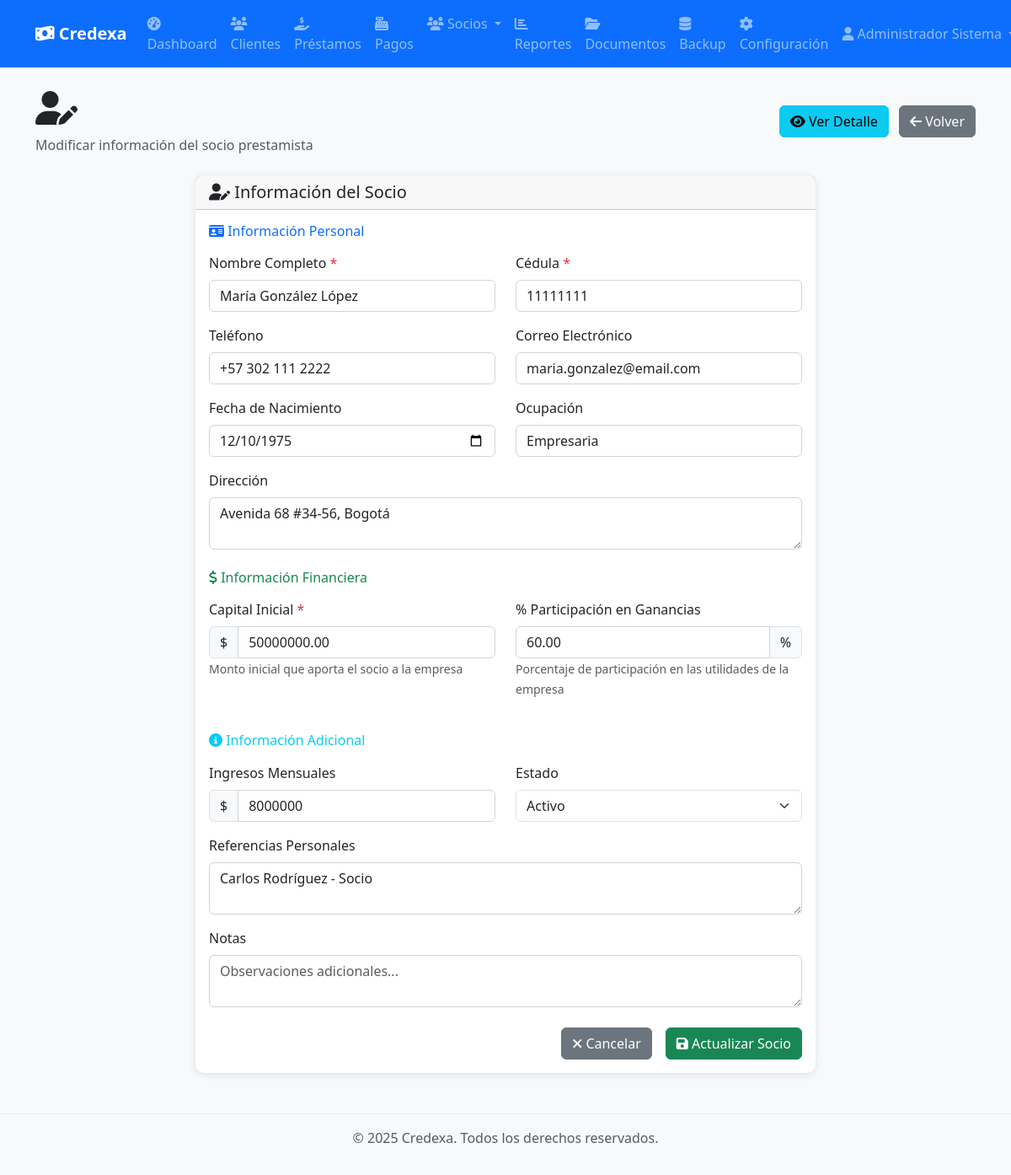
/api/socios/1/editar (signed in), run on an earlier commit of the app's database.
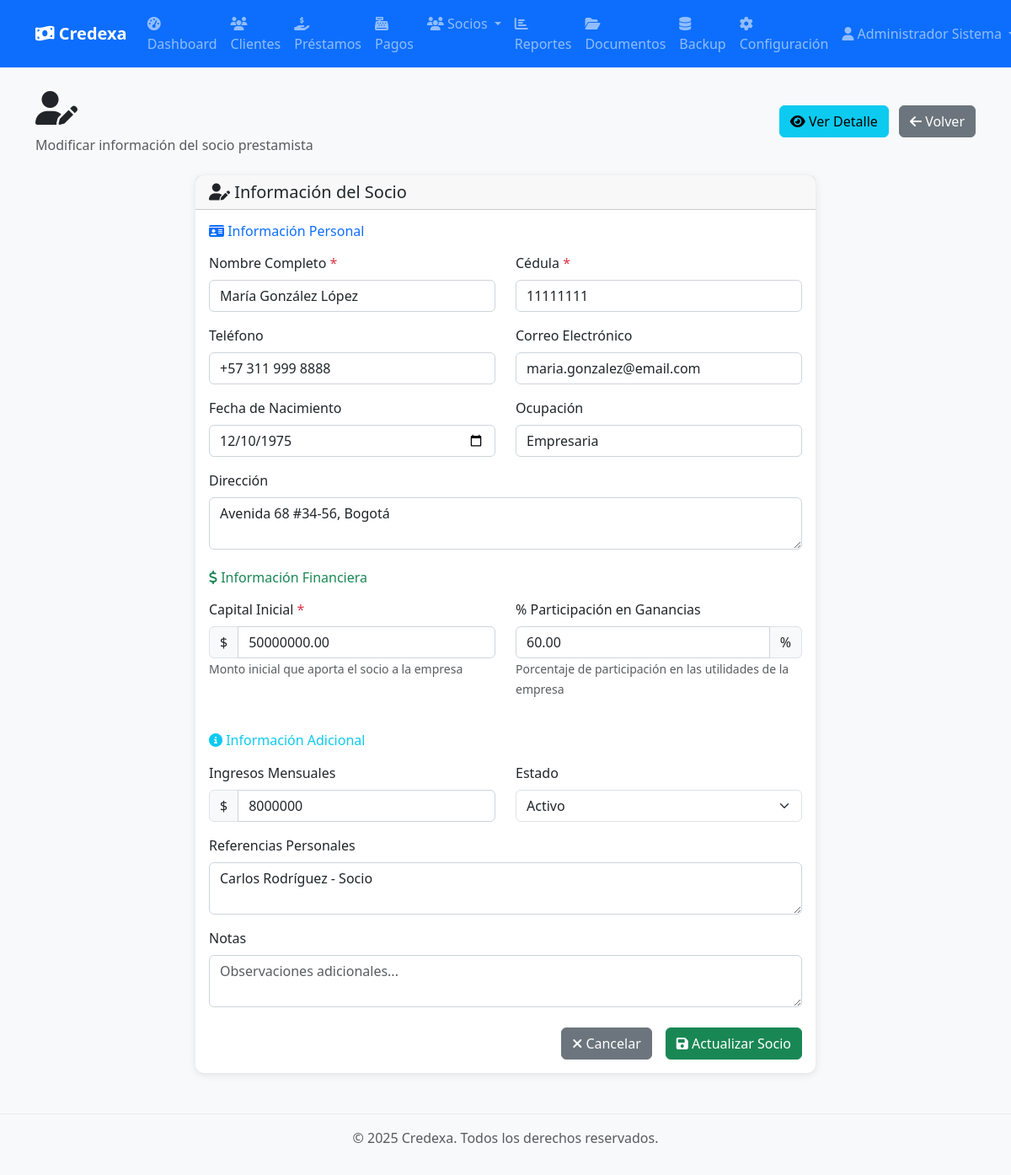
And on a later commit of the database.
### app/models/user.py (models this page shows, shortened)
class Usuario(Base):
    __tablename__ = "usuarios"
    id = Column(Integer, primary_key=True, index=True)
    nombre_completo = Column(String, nullable=False)
    username = Column(String, unique=True, index=True, nullable=False)
    email = Column(String, unique=True, index=True, nullable=False)
    hashed_password = Column(String, nullable=False)
    rol_id = Column(Integer, ForeignKey("roles.id"), nullable=False)
    activo = Column(Boolean, default=True, nullable=False)
    ultimo_login = Column(DateTime(timezone=True), nullable=True)
    creado_en = Column(DateTime(timezone=True), server_default=func.now())
    actualizado_en = Column(DateTime(timezone=True), onupdate=func.now())
    rol = relationship("Rol", back_populates="usuarios")
    pagos_socio = relationship("PagoSocio", back_populates="usuario", cascade="all, delete-orphan")
    documentos_subidos = relationship("Documento", back_populates="usuario_subio")
    carpetas_creadas = relationship("Carpeta", back_populates="usuario_creador")

### app/models/socio.py (models this page shows, shortened)
class Socio(Base):
    __tablename__ = "socios"
    id = Column(Integer, primary_key=True, index=True)
    nombre_completo = Column(String, nullable=False, index=True)
    cedula = Column(String, unique=True, nullable=False, index=True)
    telefono = Column(String, nullable=True)
    email = Column(String, nullable=True)
    direccion = Column(Text, nullable=True)
    fecha_nacimiento = Column(DateTime, nullable=True)
    ocupacion = Column(String, nullable=True)
    ingresos_mensuales = Column(Integer, nullable=True)  # En pesos colombianos
    referencias_personales = Column(Text, nullable=True)  # JSON o texto con referencias
    activo = Column(Integer, default=1, nullable=False)  # 1=activo, 0=inactivo
    notas = Column(Text, nullable=True)
    capital_inicial = Column(Numeric(15, 2), default=0, nullable=False)  # Capital inicial aportado
    capital_actual = Column(Numeric(15, 2), default=0, nullable=False)  # Capital actual disponible
    porcentaje_participacion = Column(Numeric(5, 2), default=0, nullable=False)  # % de participación en ganancias
    creado_en = Column(DateTime(timezone=True), server_default=func.now())
    actualizado_en = Column(DateTime(timezone=True), onupdate=func.now())
    prestamos = relationship("Prestamo", back_populates="socio", cascade="all, delete-orphan")
    pagos_socio = relationship("PagoSocio", back_populates="socio", cascade="all, delete-orphan")

### app/api/socios.py (the view)
@router.get("/{socio_id}/editar", response_class=HTMLResponse)
async def pagina_editar_socio(
    socio_id: int,
    request: Request,
    db: Session = Depends(get_db),
    current_user: UsuarioModel = Depends(get_current_admin_user)
):
    socio = db.query(Socio).filter(Socio.id == socio_id).first()
    if not socio:
        raise HTTPException(status_code=404, detail="Socio no encontrado")
    return templates.TemplateResponse(
        "socios/editar.html",
        {"request": request, "user": current_user, "socio": socio}
    )

### app/templates/socios/editar.html (shortened to what this page needs)
{% extends "base.html" %}
{% block content %}
<div class="row">
    <div class="col-12">
        <div class="d-flex justify-content-between align-items-center mb-4">
            <div>
                <h1>
                    <i class="fas fa-user-edit"></i>
                </h1>
                <p class="text-muted mb-0">Modificar información del socio prestamista</p>
            </div>
            <div>
                <a href="/socios/{{ socio.id }}/detalle" class="btn btn-info me-2">
                    <i class="fas fa-eye"></i>
                    Ver Detalle
                </a>
                <a href="/socios/lista" class="btn btn-secondary">
                    <i class="fas fa-arrow-left"></i>
                    Volver
                </a>
            </div>
        </div>
    </div>
</div>
<div class="row">
    <div class="col-lg-8 mx-auto">
        <div class="card">
            <div class="card-header">
                <h5 class="mb-0">
                    <i class="fas fa-user-edit"></i>
                    Información del Socio
                </h5>
            </div>
            <div class="card-body">
                <form id="form-socio">
                    <h6 class="text-primary mb-3">
                        <i class="fas fa-id-card"></i>
                        Información Personal
                    </h6>
                    <div class="row">
                        <div class="col-md-6 mb-3">
                            <label for="nombre_completo" class="form-label">
                                Nombre Completo <span class="text-danger">*</span>
                            </label>
                            <input type="text" class="form-control" id="nombre_completo" name="nombre_completo"
                                   value="{{ socio.nombre_completo }}" required>
                        </div>
                        <div class="col-md-6 mb-3">
                            <label for="cedula" class="form-label">
                                Cédula <span class="text-danger">*</span>
                            </label>
                            <input type="text" class="form-control" id="cedula" name="cedula"
                                   value="{{ socio.cedula }}"
                                   pattern="[0-9]{5,20}" required>
                        </div>
                    </div>
                    <div class="row">
                        <div class="col-md-6 mb-3">
                            <label for="telefono" class="form-label">Teléfono</label>
                            <input type="tel" class="form-control" id="telefono" name="telefono"
                                   value="{{ socio.telefono or '' }}">
                        </div>
                        <div class="col-md-6 mb-3">
                            <label for="email" class="form-label">Correo Electrónico</label>
                            <input type="email" class="form-control" id="email" name="email"
                                   value="{{ socio.email or '' }}">
                        </div>
                    </div>
                    <div class="row">
                        <div class="col-md-6 mb-3">
                            <label for="fecha_nacimiento" class="form-label">Fecha de Nacimiento</label>
                            <input type="date" class="form-control" id="fecha_nacimiento" name="fecha_nacimiento"
                                   value="{% if socio.fecha_nacimiento %}{{ socio.fecha_nacimiento.strftime('%Y-%m-%d') }}{% endif %}">
                        </div>
                        <div class="col-md-6 mb-3">
                            <label for="ocupacion" class="form-label">Ocupación</label>
                            <input type="text" class="form-control" id="ocupacion" name="ocupacion"
                                   value="{{ socio.ocupacion or '' }}">
                        </div>
                    </div>
                    <div class="mb-3">
                        <label for="direccion" class="form-label">Dirección</label>
                        <textarea class="form-control" id="direccion" name="direccion" rows="2">{{ socio.direccion or '' }}</textarea>
                    </div>
                    <h6 class="text-success mb-3 mt-4">
                        <i class="fas fa-dollar-sign"></i>
                        Información Financiera
                    </h6>
                    <div class="row">
                        <div class="col-md-6 mb-3">
                            <label for="capital_inicial" class="form-label">
                                Capital Inicial <span class="text-danger">*</span>
                            </label>
                            <div class="input-group">
                                <span class="input-group-text">$</span>
                                <input type="number" class="form-control" id="capital_inicial"
                                       name="capital_inicial" min="0" step="1000"
                                       value="{{ socio.capital_inicial }}" required>
                            </div>
                            <small class="form-text text-muted">
                                Monto inicial que aporta el socio a la empresa
                            </small>
                        </div>
                        <div class="col-md-6 mb-3">
                            <label for="porcentaje_participacion" class="form-label">
                                % Participación en Ganancias
                            </label>
                            <div class="input-group">
                                <input type="number" class="form-control" id="porcentaje_participacion"
                                       name="porcentaje_participacion" min="0" max="100" step="0.01"
                                       value="{{ socio.porcentaje_participacion }}">
                                <span class="input-group-text">%</span>
                            </div>
                            <small class="form-text text-muted">
                                Porcentaje de participación en las utilidades de la empresa
                            </small>
                        </div>
                    </div>
                    <h6 class="text-info mb-3 mt-4">
                        <i class="fas fa-info-circle"></i>
                        Información Adicional
                    </h6>
                    <div class="row">
                        <div class="col-md-6 mb-3">
                            <label for="ingresos_mensuales" class="form-label">Ingresos Mensuales</label>
                            <div class="input-group">
                                <span class="input-group-text">$</span>
                                <input type="number" class="form-control" id="ingresos_mensuales"
                                       name="ingresos_mensuales" min="0" step="10000"
                                       value="{% if socio.ingresos_mensuales %}{{ socio.ingresos_mensuales }}{% endif %}">
                            </div>
                        </div>
                        <div class="col-md-6 mb-3">
                            <label for="activo" class="form-label">Estado</label>
                            <select class="form-select" id="activo" name="activo">
                                <option value="1" {% if socio.activo %}selected{% endif %}>Activo</option>
                            </select>
                        </div>
                    </div>
                    <div class="mb-3">
                        <label for="referencias_personales" class="form-label">Referencias Personales</label>
                        <textarea class="form-control" id="referencias_personales"
                                  name="referencias_personales" rows="2"
                                  placeholder="Nombres y teléfonos de referencias...">{{ socio.referencias_personales or '' }}</textarea>
                    </div>
                    <div class="mb-3">
                        <label for="notas" class="form-label">Notas</label>
                        <textarea class="form-control" id="notas" name="notas" rows="2"
                                  placeholder="Observaciones adicionales...">{{ socio.notas or '' }}</textarea>
                    </div>
                    <div class="d-grid gap-2 d-md-flex justify-content-md-end mt-4">
                        <a href="/socios/{{ socio.id }}/detalle" class="btn btn-secondary me-md-2">
                            <i class="fas fa-times"></i>
                            Cancelar
                        </a>
                        <button type="submit" class="btn btn-success">
                            <i class="fas fa-save"></i>
                            Actualizar Socio
                        </button>
                    </div>
                </form>
            </div>
        </div>
    </div>
</div>
{% endblock %}

### app/templates/base.html (shortened to what this page needs)
<!DOCTYPE html>
<html lang="es">
<head>
    <link href="https://cdn.jsdelivr.net/npm/bootstrap@5.3.0/dist/css/bootstrap.min.css" rel="stylesheet">
    <link rel="stylesheet" href="https://cdnjs.cloudflare.com/ajax/libs/font-awesome/6.4.0/css/all.min.css">
    <link href="/static/css/style.css" rel="stylesheet">
</head>
<body>
    <nav class="navbar navbar-expand-lg navbar-dark bg-primary">
        <div class="container">
            <a class="navbar-brand" href="/">
                <i class="fas fa-money-bill-wave"></i>
                Credexa
            </a>
            {% if user %}
            <div class="collapse navbar-collapse" id="navbarNav">
                <ul class="navbar-nav me-auto">
                    <li class="nav-item">
                        <a class="nav-link" href="/dashboard">
                            <i class="fas fa-tachometer-alt"></i> Dashboard
                        </a>
                    </li>
                    <li class="nav-item">
                        <a class="nav-link" href="/clientes">
                            <i class="fas fa-users"></i> Clientes
                        </a>
                    </li>
                    <li class="nav-item">
                        <a class="nav-link" href="/prestamos">
                            <i class="fas fa-hand-holding-usd"></i> Préstamos
                        </a>
                    </li>
                    <li class="nav-item">
                        <a class="nav-link" href="/pagos">
                            <i class="fas fa-cash-register"></i> Pagos
                        </a>
                    </li>
                    <li class="nav-item dropdown">
                        <a class="nav-link dropdown-toggle" href="#" id="sociosDropdown" role="button" data-bs-toggle="dropdown">
                            <i class="fas fa-users"></i> Socios
                        </a>
                    </li>
                    <li class="nav-item">
                        <a class="nav-link" href="/reportes">
                            <i class="fas fa-chart-bar"></i> Reportes
                        </a>
                    </li>
                    <li class="nav-item">
                        <a class="nav-link" href="/documentos">
                            <i class="fas fa-folder-open"></i> Documentos
                        </a>
                    </li>
                    {% if user.is_admin %}
                    <li class="nav-item">
                        <a class="nav-link" href="/backup">
                            <i class="fas fa-database"></i> Backup
                        </a>
                    </li>
                    <li class="nav-item">
                        <a class="nav-link" href="/configuracion">
                            <i class="fas fa-cog"></i> Configuración
                        </a>
                    </li>
                    {% endif %}
                </ul>
                <ul class="navbar-nav">
                    <li class="nav-item dropdown">
                        <a class="nav-link dropdown-toggle" href="#" id="userDropdown" role="button" data-bs-toggle="dropdown">
                            <i class="fas fa-user"></i> {{ user.nombre_completo }}
                        </a>
                    </li>
                </ul>
            </div>
            {% endif %}
        </div>
    </nav>
    <main class="{% block main_class %}container mt-4{% endblock %}">
        {% block content %}{% endblock %}
    </main>
    <footer class="bg-light text-center text-muted py-3 mt-5">
        <div class="container">
            <p>&copy; 2025 Credexa. Todos los derechos reservados.</p>
        </div>
    </footer>
</body>
</html>

### app/static/css/style.css (style rules this page uses)
:root { --primary-color: #0d6efd; --success-color: #198754; --warning-color: #ffc107; --danger-color: #dc3545; --info-color: #0dcaf0; --light-bg: #f8f9fa; --dark-text: #212529; }
body { font-family: 'Segoe UI', Tahoma, Geneva, Verdana, sans-serif; background-color: #f8f9fa; }
.navbar-brand { font-weight: bold; }
.card { border: none; border-radius: 10px; box-shadow: 0 2px 10px rgba(0, 0, 0, 0.1); transition: transform 0.2s ease-in-out, box-shadow 0.2s ease-in-out; }
.btn { border-radius: 6px; font-weight: 500; transition: all 0.2s ease-in-out; }
.form-control { border-radius: 6px; border: 1px solid #ced4da; transition: border-color 0.2s ease-in-out, box-shadow 0.2s ease-in-out; }
.form-label { font-weight: 500; color: var(--dark-text); margin-bottom: 0.5rem; }
.nav-link { font-weight: 500; transition: color 0.2s ease; }
footer { margin-top: auto; border-top: 1px solid #e9ecef; }

What changed in the data, as far as the page shows it:
changed Socio "María González López": telefono "+57 302 111 2222" → "+57 311 999 8888"
